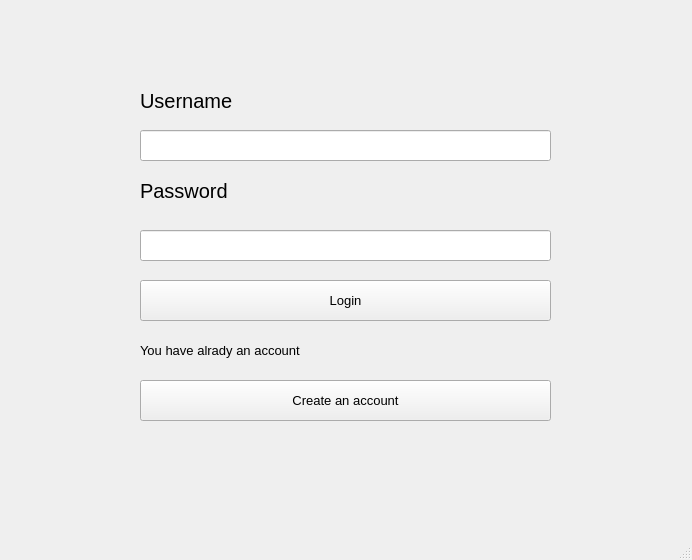
<?xml version="1.0" encoding="UTF-8"?>
<ui version="4.0">
 <class>MainWindow</class>
 <widget class="QMainWindow" name="MainWindow">
  <property name="geometry">
   <rect>
    <x>0</x>
    <y>0</y>
    <width>692</width>
    <height>560</height>
   </rect>
  </property>
  <property name="windowTitle">
   <string>MainWindow</string>
  </property>
  <widget class="QWidget" name="centralwidget">
   <widget class="QLabel" name="label">
    <property name="geometry">
     <rect>
      <x>140</x>
      <y>60</y>
      <width>141</width>
      <height>81</height>
     </rect>
    </property>
    <property name="font">
     <font>
      <pointsize>15</pointsize>
     </font>
    </property>
    <property name="text">
     <string>Username</string>
    </property>
   </widget>
   <widget class="QLabel" name="label_2">
    <property name="geometry">
     <rect>
      <x>140</x>
      <y>150</y>
      <width>141</width>
      <height>81</height>
     </rect>
    </property>
    <property name="font">
     <font>
      <pointsize>15</pointsize>
     </font>
    </property>
    <property name="text">
     <string>Password</string>
    </property>
   </widget>
   <widget class="QLineEdit" name="lineEdit">
    <property name="geometry">
     <rect>
      <x>140</x>
      <y>130</y>
      <width>411</width>
      <height>31</height>
     </rect>
    </property>
    <property name="font">
     <font>
      <pointsize>10</pointsize>
     </font>
    </property>
   </widget>
   <widget class="QLineEdit" name="lineEdit_2">
    <property name="geometry">
     <rect>
      <x>140</x>
      <y>230</y>
      <width>411</width>
      <height>31</height>
     </rect>
    </property>
    <property name="font">
     <font>
      <pointsize>10</pointsize>
     </font>
    </property>
   </widget>
   <widget class="QPushButton" name="pushButton">
    <property name="geometry">
     <rect>
      <x>140</x>
      <y>280</y>
      <width>411</width>
      <height>41</height>
     </rect>
    </property>
    <property name="font">
     <font>
      <pointsize>10</pointsize>
     </font>
    </property>
    <property name="text">
     <string>Login</string>
    </property>
   </widget>
   <widget class="QLabel" name="label_3">
    <property name="geometry">
     <rect>
      <x>140</x>
      <y>330</y>
      <width>251</width>
      <height>41</height>
     </rect>
    </property>
    <property name="font">
     <font>
      <pointsize>10</pointsize>
     </font>
    </property>
    <property name="text">
     <string>You have alrady an account</string>
    </property>
   </widget>
   <widget class="QPushButton" name="pushButton_2">
    <property name="geometry">
     <rect>
      <x>140</x>
      <y>380</y>
      <width>411</width>
      <height>41</height>
     </rect>
    </property>
    <property name="font">
     <font>
      <pointsize>10</pointsize>
     </font>
    </property>
    <property name="text">
     <string>Create an account</string>
    </property>
   </widget>
  </widget>
  <widget class="QMenuBar" name="menubar">
   <property name="geometry">
    <rect>
     <x>0</x>
     <y>0</y>
     <width>692</width>
     <height>26</height>
    </rect>
   </property>
  </widget>
  <widget class="QStatusBar" name="statusbar"/>
 </widget>
 <resources/>
 <connections/>
</ui>
